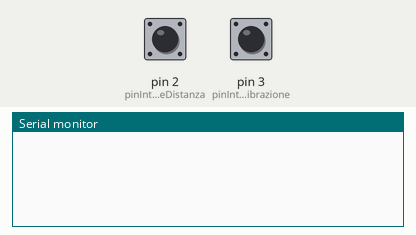
Bench run of a sketch on a simulated Arduino Uno, built with avr-gcc and run on an emulated ATmega328P. Shown: the last lines printed to the serial monitor. Inputs (shaded band) come from the test bench; at power-on: pin 2 (pinInterruttoreDistanza) HIGH, pin 3 (pinInterruttoreVibrazione) HIGH.

Above: at 1.2 s.
1.3 s: pin 2 (pinInterruttoreDistanza) pulled LOW for 0.15 s
At 2.5 s:
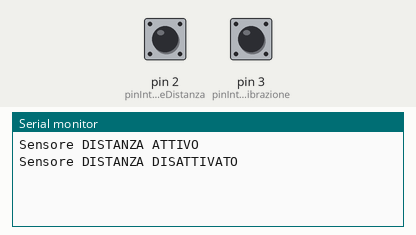
2.9 s: pin 3 (pinInterruttoreVibrazione) pulled LOW for 0.15 s
At 4.2 s:
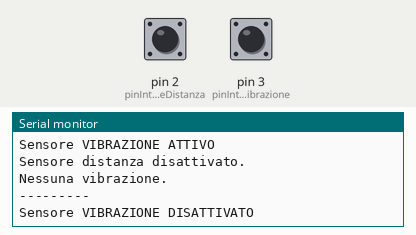
4.5 s: pin 2 (pinInterruttoreDistanza) pulled LOW for 3.2 s
At 5.5 s:
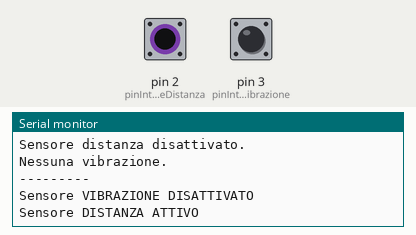

Measured:
- after the input at 1.3 s, the serial monitor: prints a new line at once (image 1)
- after the input at 2.9 s, the serial monitor: prints a new line at once (image 2)
- after the input at 4.5 s, the serial monitor: prints a new line at once (image 3)

The sketch:

vibrazione_e_distanza.ino
```cpp
const int pinDistanza = A1;
const int pinVibrazione = 4;
const int pinInterruttoreDistanza = 2;
const int pinInterruttoreVibrazione = 3;

volatile int state = 0;
bool letturaDistanzaAttiva = false;
bool letturaVibrazioneAttiva = false;

unsigned long ultimoAggiornamento = 0;
const unsigned long intervallo = 3000; // 3 secondi

void setup() {
  Serial.begin(9600);

  pinMode(pinDistanza, INPUT);
  pinMode(pinVibrazione, INPUT);

  // Interruttori collegati a GND → serve PULLUP
  pinMode(pinInterruttoreDistanza, INPUT_PULLUP);
  pinMode(pinInterruttoreVibrazione, INPUT_PULLUP);

  // Interrupt vibrazione
  attachInterrupt(digitalPinToInterrupt(pinVibrazione), blink, RISING);
}

void loop() {

  // -------------------------------
  // LETTURA DIRETTA DEGLI INTERRUTTORI
  // -------------------------------
  // Interruttori a massa ⇒ LOW = acceso, HIGH = spento
  letturaDistanzaAttiva = (digitalRead(pinInterruttoreDistanza) == LOW);
  letturaVibrazioneAttiva = (digitalRead(pinInterruttoreVibrazione) == LOW);

  // Messaggi stato (opzionale, solo quando cambia)
  static bool statoPrecedenteD = false;
  static bool statoPrecedenteV = false;

  if (letturaDistanzaAttiva != statoPrecedenteD) {
    if (letturaDistanzaAttiva) Serial.println("\nSensore DISTANZA ATTIVO");
    else Serial.println("\nSensore DISTANZA DISATTIVATO");
    statoPrecedenteD = letturaDistanzaAttiva;
  }

  if (letturaVibrazioneAttiva != statoPrecedenteV) {
    if (letturaVibrazioneAttiva) Serial.println("\nSensore VIBRAZIONE ATTIVO");
    else Serial.println("\nSensore VIBRAZIONE DISATTIVATO");
    statoPrecedenteV = letturaVibrazioneAttiva;
  }

  // -------------------------------
  // ESECUZIONE OGNI 3 SECONDI
  // -------------------------------
  if (millis() - ultimoAggiornamento >= intervallo) {
    ultimoAggiornamento = millis();

    // ------- Sensore distanza --------
    if (letturaDistanzaAttiva) {
      int valoreAnalogico = analogRead(pinDistanza);
      float tensione = valoreAnalogico * (3.3 / 1023.0);
      float distanzaCM = 27.86 * pow(tensione, -1.15);

      Serial.print("Distanza: ");
      Serial.print(distanzaCM);
      Serial.println(" cm");
    } else {
      Serial.println("Sensore distanza disattivato.");
    }

    // ------- Sensore vibrazione --------
    if (letturaVibrazioneAttiva) {
      if (state != 0) {
        state = 0;
        Serial.println("VIBRAZIONE RILEVATA!");
      } else {
        Serial.println("Nessuna vibrazione.");
      }
    } else {
      Serial.println("Sensore vibrazione disattivato.");
    }

    Serial.println("---------");
  }
}

void blink() {
  if (letturaVibrazioneAttiva) {
    state++;
  }
}
```
